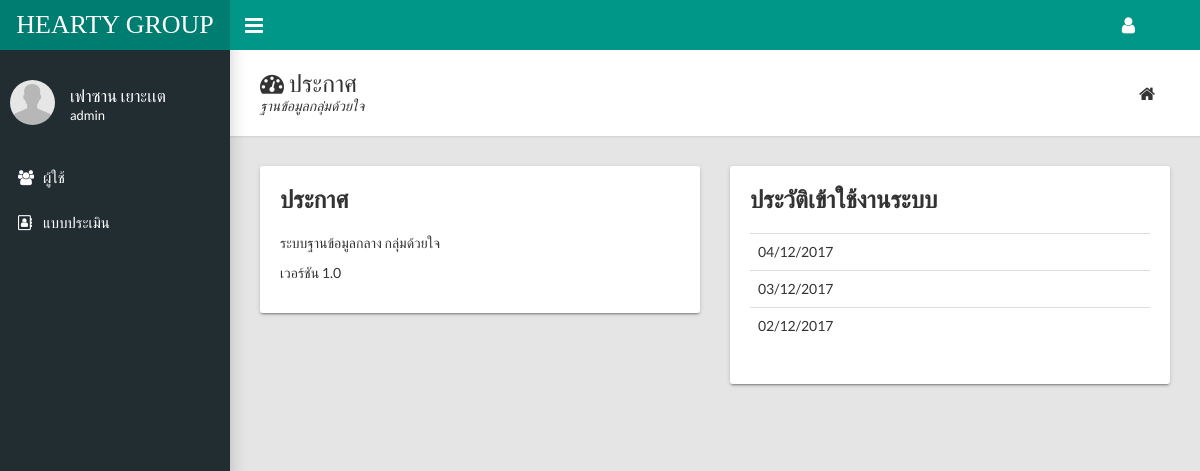
The page /index.php?mod=index (signed in) on the database its author committed.
### tables this page shows
CREATE TABLE `user` (
  `u_id` int(10) NOT NULL,
  `u_code` varchar(10) NOT NULL,
  `u_idcard` varchar(15) NOT NULL,
  `u_firstname` varchar(100) NOT NULL,
  `u_lastname` varchar(100) NOT NULL,
  `u_firstname_en` varchar(100) NOT NULL,
  `u_lastname_en` varchar(100) NOT NULL,
  `u_telephone` varchar(15) NOT NULL,
  `u_house_no` varchar(10) NOT NULL,
  `u_place` varchar(10) NOT NULL,
  `u_subdistrict` varchar(100) NOT NULL,
  `u_district` varchar(100) NOT NULL,
  `u_province` varchar(100) NOT NULL,
  `u_post` varchar(10) NOT NULL,
  `u_username` varchar(50) NOT NULL,
  `u_password` varchar(50) NOT NULL,
  `u_user_status` varchar(20) NOT NULL COMMENT '1:admin,2:officer',
  `u_language` varchar(10) NOT NULL COMMENT 'th:thai,en:english',
  `u_photo` varchar(250) NOT NULL
);

### function/profile.php (called while the page is built, shortened)
<?php
    function profile($u_id, $outputKey, $connect){
        $sql = mysqli_query($con, "SELECT * FROM user WHERE u_id='$u_id'");
        $result = mysqli_fetch_array($sql);
        switch ($outputKey){
            case 'u_firstname':
                return $u_fname = str_replace("\'", "&#39;", $result["u_firstname"]);
                break;
            case 'u_lastname':
                return $u_lastname = str_replace("\'", "&#39;", $result["u_lastname"]);
                break;
            case 'u_user_status':
                return $u_lastname = str_replace("\'", "&#39;", $result["u_user_status"]);
                break;
            case 'u_language':
                return $u_lastname = str_replace("\'", "&#39;", $result["u_language"]);
                break;
        }
    }
?>

### language/menu.php (called while the page is built, shortened)
<?php
    function menu($lang_id, $lang_value){
        switch ($lang_id){
            case 'th':
                switch ($lang_value){
                    case 'user':
                        return 'ผู้ใช้';
                        break;
                    case 'setting':
                        return 'ตั้งค่า';
                        break;
                    case 'logout':
                        return 'ออกจากระบบ';
                        break;
                    case 'evaluation':
                        return 'แบบประเมิน';
                        break;
                }
        }
    }
?>

### language/index.php (called while the page is built, shortened)
<?php
    function index($lang_id, $lang_value){
        switch ($lang_id){
            case 'th':
                switch ($lang_value){
                    case 'Announce':
                        return 'ประกาศ';
                        break;
                    case 'Login History':
                        return "ประวัติเข้าใช้งานระบบ";
                        break;
                }
        }
    }
?>

### index.php (the view, shortened to what this page needs)
<?php
    if(!isset($_SESSION["u_id"])){
        header("location: login.php");
    }else{
        include 'function/profile.php';
        $connect = 'connect/connect.php';
        $u_id = $_SESSION["u_id"];
?>
<?php
    include 'language/index.php';
    include 'language/menu.php';
    $lang_id = profile($u_id, 'u_language', $connect);
?>
<!DOCTYPE html>
<html>
  <head>
    <link rel="stylesheet" type="text/css" href="css/main.css">
    <link rel="stylesheet" type="text/css" href="css/hearty.css">
        <link rel="stylesheet" type="text/css" href="font/awaesom.css">
  </head>
  <body class="sidebar-mini fixed">
    <div class="wrapper">
        <header class="main-header hidden-print"><a class="logo" href="index.php?mod=index">HEARTY GROUP</a>
              <nav class="navbar navbar-static-top">
                  <a class="sidebar-toggle" href="#" data-toggle="offcanvas"></a>
                  <div class="navbar-custom-menu">
                      <ul class="top-nav">
                        <li class="dropdown"><a class="dropdown-toggle" href="#" data-toggle="dropdown" role="button" aria-haspopup="true" aria-expanded="false"><i class="fa fa-user fa-lg"></i></a>
                        </li>
                      </ul>
                  </div>
              </nav>
        </header>
        <aside class="main-sidebar hidden-print">
            <section class="sidebar">
                <div class="user-panel">
                    <div class="pull-left image"><img class="img-circle" src="images/user.png" alt="User Image"></div>
                    <div class="pull-left info">
                        <p><?= profile($u_id, 'u_firstname', $connect); ?> <?= profile($u_id, 'u_lastname', $connect); ?></p>
                        <p class="designation"><?= profile($u_id, 'u_user_status', $connect); ?></p>
                    </div>
                </div>
        <?php include_once 'menu/menu.php'; ?>
                </section>
        </aside>
        <div class="content-wrapper">
            <div id="content">
                <?php
                    $mod = $_GET['mod'];
                    switch($mod){
                            case 'index':
                                include 'module/index/main.php';
                                break;
                    }
                ?>
            </div>
        </div>
    </div>
  </body>
</html>
<?php
    }
?>

### menu/menu.php
<ul class="sidebar-menu">
    <li class="treeview"><a href="?mod=user"><i class="fa fa-group"></i><span><?= menu($lang_id, 'user') ?></span></a></li>
    <li class="treeview"><a href="?mod=biodata"><i class="fa fa-address-book-o"></i><span><?= menu($lang_id, 'evaluation') ?></span></a></li>
</ul>

### module/index/main.php
<div class="page-title">
    <div>
        <h1><i class="fa fa-dashboard"></i> <?= index($lang_id, 'Announce') ?></h1>
        <p>ฐานข้อมูลกลุ่มด้วยใจ</p>
    </div>
    <div>
        <ul class="breadcrumb">
            <li><i class="fa fa-home fa-lg"></i></li>
        </ul>
    </div>
</div>
<div class="row">
    <div class="col-md-6">
        <div class="card">
            <h3 class="card-title"><?= index($lang_id, 'Announce') ?></h3>
            <p>ระบบฐานข้อมูลกลาง กลุ่มด้วยใจ</p>
            <p>เวอร์ชัน 1.0</p>
        </div>
    </div>
    <div class="col-md-6">
        <div class="card">
            <h3 class="card-title"><?= index($lang_id, 'Login History') ?></h3>
            <table class="table table-hover">
                    <tbody>
                      <tr>
                          <td>04/12/2017</td>
                      </tr>
                      <tr>
                          <td>03/12/2017</td>
                      </tr>
                      <tr>
                          <td>02/12/2017</td>
                      </tr>
                    </tbody>
                </table>
        </div>
    </div>
</div>

### rows shown on the page
user: u_firstname "เฟาซาน", u_lastname "เยาะเเต", u_user_status "admin", u_language "ผู้ใช้", u_language "แบบประเมิน", u_language "ประกาศ", u_language "ประวัติเข้าใช้งานระบบ"
